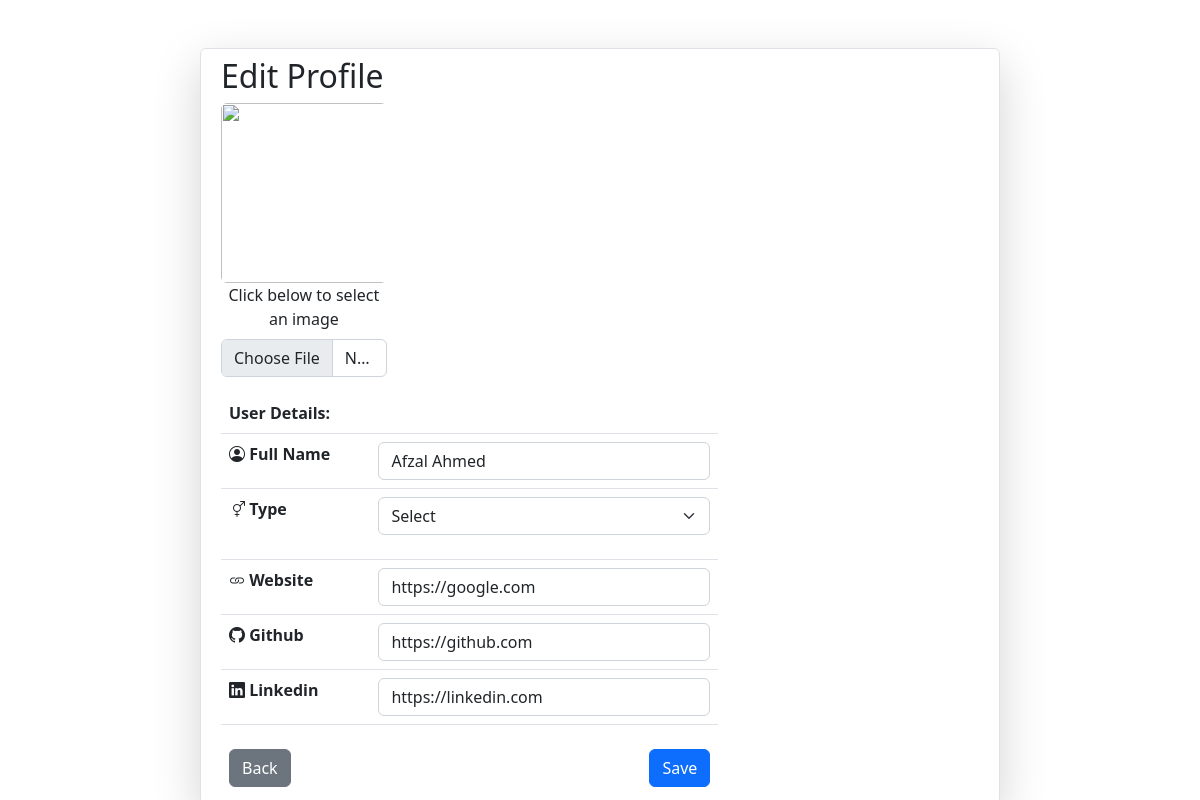
Screenshot of /project/f_profile_edit.php (signed in) with the database file from the repository.
### tables this page shows
CREATE TABLE `f_users` (
  `name` varchar(255) NOT NULL,
  `type` varchar(255) NOT NULL,
  `email` varchar(255) NOT NULL,
  `password` varchar(255) NOT NULL,
  `github` varchar(255) NOT NULL,
  `linkedin` varchar(255) NOT NULL,
  `website` varchar(255) NOT NULL,
  `image` varchar(255) NOT NULL
);

### project/f_profile_edit.php (the view, shortened to what this page needs)
<!DOCTYPE html>
<html>
<head>
	<link rel="stylesheet" type="text/css" href="./css/bootstrap.min.css">
	<link rel="stylesheet" type="text/css" href="./css/bootstrap-icons.css">
</head>
<body>
	<?php
      require_once "database.php";
      $email = $_SESSION['femail'];
        ?>
    <div class="row col-lg-8 border rounded mx-auto mt-5 p-2 shadow-lg">
  <div class="col-md-8">
    <div class="h2">Edit Profile</div>
    <form action="f_profile_edit.php" method="POST" enctype="multipart/form-data">
      <div class="col-md-4 text-center">
        <img src="" class="js-image img-fluid rounded" style="width: 180px;height:180px;object-fit: cover;">
        <div>
          <div class="mb-3">
            <label for="formFile" class="form-label">Click below to select an image</label>
            <input value="" type="file" name="image" class="form-control">
          </div>
        </div>
      </div>
      <?php
          $sql = "SELECT * FROM f_users WHERE email = '$email'";
          $run = mysqli_query($conn,$sql);
          foreach ($run as $row) {
       ?>
      <table class="table table-hover">
        <tr><th colspan="2">User Details:</th></tr>
        <tr><th><i class="bi bi-person-circle"></i> Full Name</th>
          <td>
            <input value="<?php echo $row['name'] ?>" type="text" name="name" class="form-control" placeholder="Enter name">
          </td>
        </tr>
        <tr><th><i class="bi bi-gender-ambiguous"></i> Type</th>
          <td>
            <select value="<?php echo $row['type'] ?>" name="type" class="form-select form-select mb-3" aria-label=".form-select-lg example">
              <option value="">Select</option>
            </select>
          </td>
        </tr>
        <tr><th><i class="bi bi-link"></i> Website</th>
          <td>
            <input value="<?php echo $row['website'] ?>" type="text" name="website" class="form-control" placeholder="Enter website link">
          </td>
        </tr>
        <tr><th><i class="bi bi-github"></i> Github</th>
          <td>
            <input value="<?php echo $row['github'] ?>" type="text" name="github" class="form-control" placeholder="Enter github link">
          </td>
        </tr>
        <tr><th><i class="bi bi-linkedin"></i> Linkedin</th>
          <td>
            <input value="<?php echo $row['linkedin'] ?>" type="text" name="linkedin" class="form-control" placeholder="Enter linkedin link">
          </td>
        </tr>
      </table>
      <div class="p-2">
        <button name="save1" type="submit" class="btn btn-primary float-end">Save</button>
        <a href="f_profile.php">
          <label class="btn btn-secondary">Back</label>
        </a>
      </div>
    </form>
  </div>
</div>
<?php } ?>
</body>
</html>

### rows the page displays
f_users: name "Afzal Ahmed", website "https://google.com", github "https://github.com", linkedin "https://linkedin.com"
